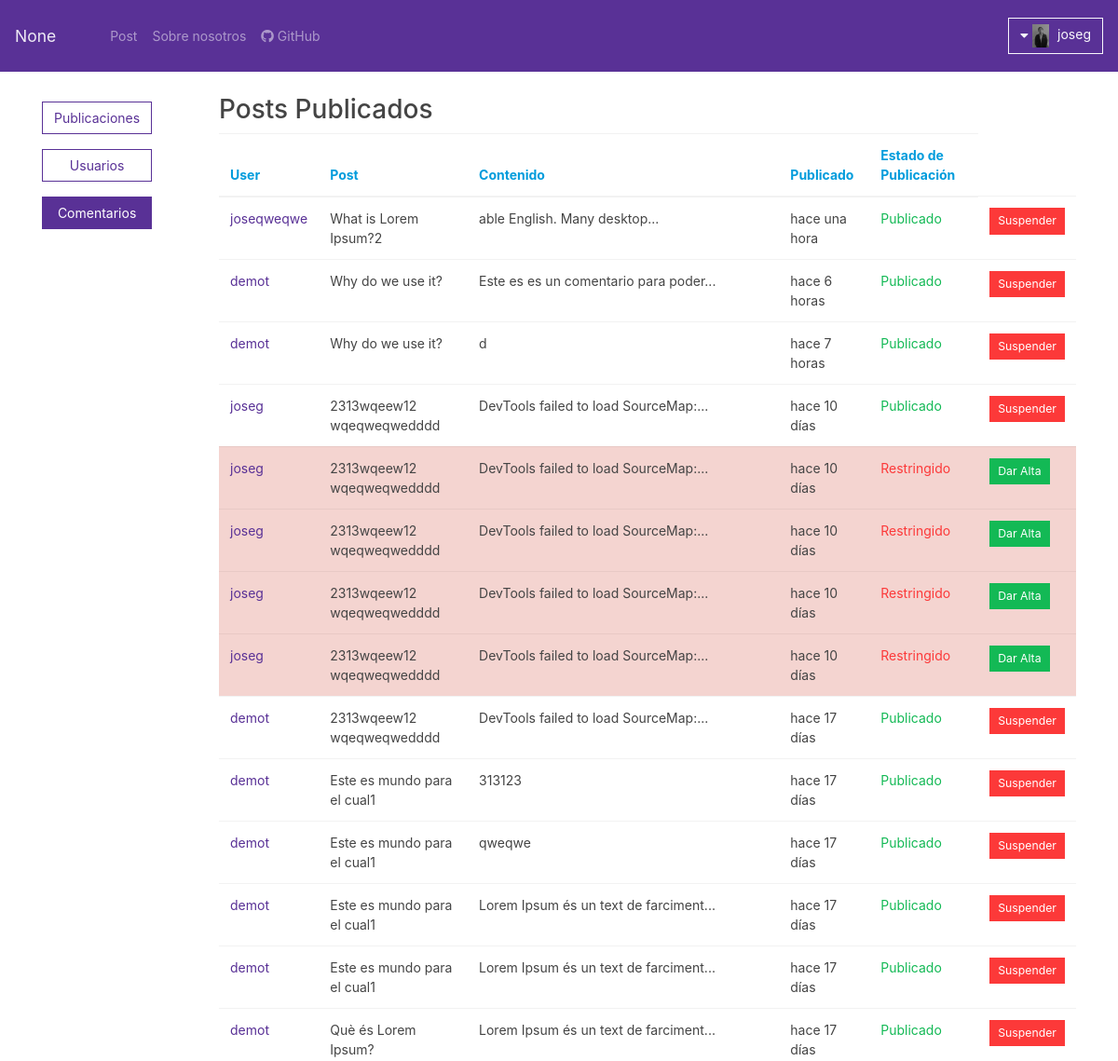
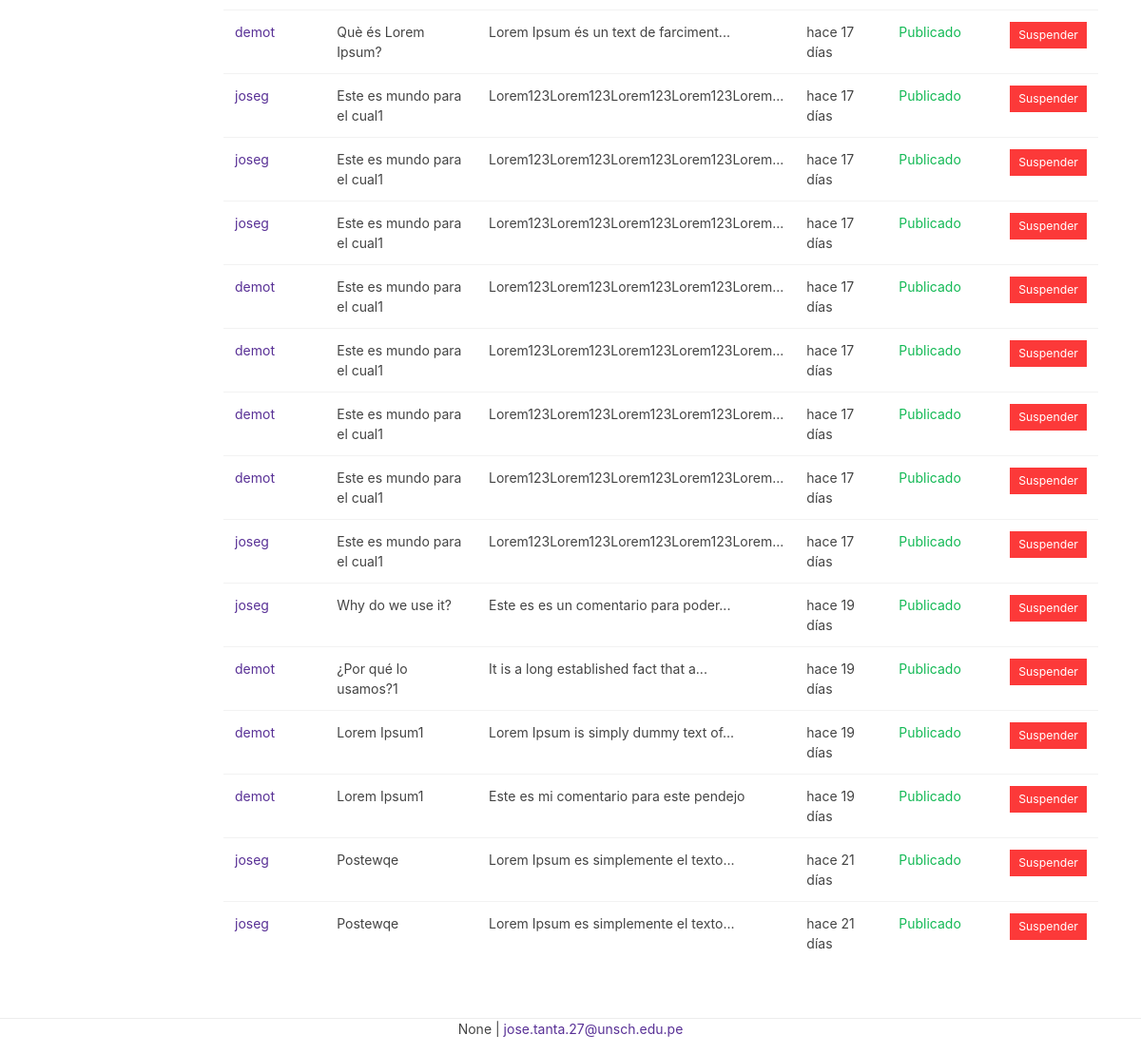
/admin/comments/ (signed in), run on the app's committed database (2 pictures, top to bottom).
### app/models.py (models this page shows, shortened)
class User(UserMixin, db.Model):
    __tablename__ = 'users'
    id = db.Column(db.Integer, primary_key=True, unique=True)
    username = db.Column(db.String(40), nullable=False,
                         unique=True, index=True)
    email = db.Column(db.String(100), nullable=False, unique=True, index=True)
    name = db.Column(db.String(60), nullable=True)
    address = db.Column(db.String(60), nullable=True)
    password_hash = db.Column(db.String(150), nullable=False)
    slug = db.Column(db.String(100), nullable=False, unique=True)
    date_register = db.Column(
        db.DateTime, default=datetime.now, nullable=False)
    status = db.Column(db.Boolean, default=True, index=True)
    upload = db.Column(db.String(200), nullable=True, default='def')
    role_id = db.Column(db.Integer, db.ForeignKey(
        'roles.id'), index=True, nullable=False)
    confirmed = db.Column(db.Boolean, default=False)
    posts = db.relationship('Post', backref='author',
                            lazy=True, cascade='all, delete-orphan')
    comments = db.relationship(
        'Comment', backref='author', lazy=True, cascade='all, delete-orphan')
    followed = db.relationship('Follow',
                               foreign_keys=[Follow.follower_id],
                               backref=db.backref('follower', lazy='joined'),
                               lazy='dynamic',
                               cascade='all, delete-orphan'
                               )
    followers = db.relationship('Follow',
                                foreign_keys=[Follow.followed_id],
                                backref=db.backref('followed', lazy='joined'),
                                lazy='dynamic',
                                cascade='all, delete-orphan'
                                )
    def __setattr__(self, key, value):
        super(User, self).__setattr__(key, value)
        if key == 'username':
            self.slug = self.__generate_slug(self.username)
    def can(self, permissions):
        p = self.role is not None and self.role.has_permission(permissions)
        return p
    @property
    def is_administrator(self):
        return self.can(Permission.ADMINISTER)
    @property
    def upload_path(self):
        return url_for('static', filename='uploads/users/' + self.upload)
    @property
    def password(self):
        raise AttributeError("La contraseña no puede ser leida.")

class Comment(db.Model):
    __tablename__ = 'comments'
    id = db.Column(db.Integer, primary_key=True)
    body = db.Column(db.Text, nullable=False)
    user_id = db.Column(db.Integer, db.ForeignKey('users.id'), index=True)
    post_id = db.Column(db.Integer, db.ForeignKey('posts.id'), index=True)
    publishied = db.Column(db.Boolean, default=True)
    timestamp = db.Column(db.DateTime, default=datetime.utcnow)

class Post(UserMixin, db.Model):
    __tablename__ = 'posts'
    id = db.Column(db.Integer, primary_key=True, unique=True)
    title = db.Column(db.String(120), nullable=False, unique=True)
    content = db.Column(db.Text, nullable=False)
    content_html = db.Column(db.Text, nullable=False)
    slug = db.Column(db.String(100), nullable=False, unique=True, index=True)
    date_register = db.Column(
        db.DateTime, default=datetime.utcnow, nullable=False)
    publishied = db.Column(db.Boolean, default=True, index=True)
    upload = db.Column(db.String(200), nullable=True, default='def')
    url_image = db.Column(db.String(600), nullable=True, default='')
    user_id = db.Column(db.Integer, db.ForeignKey('users.id'), index=True)
    comments = db.relationship(
        'Comment', backref='post', lazy=True, cascade="all, delete-orphan")
    def __setattr__(self, key, value):
        super(Post, self).__setattr__(key, value)
        if key == 'title':
            self.slug = self.__generate_slug(self.title)

### app/admin/views.py (the view)
@admin.route('/comments/', methods=['GET'])
@login_required
@admin_required
def comments():
    comments = Comment.query.order_by(Comment.timestamp.desc())
    return render_template('admin/comments.html', title='Admin | Comments', comments=comments)

### app/helpers.py (called while the page is built)
def isActive(path: str = '') -> str:
    if (request.path == path):
        return "active"
    return ""

    def render(self, format_time: datetime) -> Markup:
        return Markup("<script>\nmoment.locale('es');\ndocument.write(moment(\"%s\").%s);\n</script>" % (self.timestamp.strftime("%Y-%m-%dT%H:%M:%S Z"), format_time))

    def formatNow(self):
        return self.render("fromNow()")

### app/main/__init__.py (called while the page is built)
@main.app_context_processor
def inject_permissions():
    return dict(
        Permission=Permission,
        form_send=forms.SendEmailForm()
    )

### app/main/views.py (called while the page is built)
@main.after_app_request
def after_request(response):
    for query in get_debug_queries():
        if query.duration >= current_app.config['FLASK_SLOW_DB_QUERY_TIME']:
            current_app.logger.warning('Slow query: %s\nParameters: %s\nDuration: %fs\nContext: %s\n' % (
                query.statement, query.parameters, query.duration, query.context))
    return response

### app/models.py (called while the page is built)
@login_manager.user_loader
def load_user(user_id):
    return User.query.get(int(user_id))

    def has_permission(self, permissions):
        return self.permissions & permissions == permissions

### app/users/views.py (called while the page is built)
@users.before_app_request
def before_request():
    if current_user.is_authenticated:
        if not current_user.confirmed \
                and request.endpoint \
                and request.blueprint != 'users' \
                and request.endpoint != 'static':
            return redirect(url_for('users.uncorfirmed'))

### app/templates/admin/comments.html (shortened to what this page needs)
{% extends 'base.html' %}
{% block contenido %}
<div class="row">
  <div class="col-2">{% include 'admin/_btn_group.html' %}</div>
  <div class="col-10">
    <h2>Posts Publicados</h2>
    <table class="table table-responsive table-hover">
      <thead>
        <tr class="text-info">
          <th>User</th>
          <th>Post</th>
          <th>Contenido</th>
          <th>Publicado</th>
          <th>Estado de Publicación</th>
        </tr>
      </thead>
      <tbody>
        {% for comment in comments %}
        <tr id="comment_{{ comment.id}}" class="{%if not comment.publishied%}posted-baned-bg{%endif%}">
          <td><a href="{{ url_for('admin.show_user', user_id=comment.author.id) }}">{{ comment.author.username }}</a>
          </td>
          <td>{{ comment.post.title }}</td>
          <td>{{ comment.body | truncate(40)}}</td>
          <td>{{ momentjs(comment.timestamp).formatNow() }}</td>
          <td class="text-{%if comment.publishied%}success{%else%}danger{%endif%}">
            {%if comment.publishied%}Publicado{% else %}Restringido{% endif %}
          </td>
          <td>
            <button id="ban_comment_{{ comment.id }}"
              class="{%if comment.publishied %}btn-sm btn btn-danger{% else %}btn-sm btn btn-success{% endif %}">
              {%if comment.publishied %}Suspender{% else %}Dar Alta{% endif %}
            </button>
          </td>
        </tr>
        {% endfor %}
      </tbody>
    </table>
  </div>
</div>
{% endblock contenido %}

### app/templates/partials/_nav.html (shortened to what this page needs)
<nav class="navbar navbar-expand-lg navbar-dark bg-primary navbar-sticky">
	<a class="navbar-brand" href="{{ url_for('main.home') }}">{{ APP_NAME }}</a>
	<div class="collapse navbar-collapse" id="basePost">
		<ul class="navbar-nav mr-auto">
			<li class="nav-item {{ isActive(url_for('main.home')) }}">
				<a class="nav-link" href="{{ url_for('main.home') }}"></a>
			</li>
			{% if current_user.is_authenticated %}
			<li class="nav-item {{ isActive(url_for('posts.new')) }}">
				<a href="{{ url_for('posts.new') }}" class="nav-link"><i class="far fa-plus-circle"></i>
					Post</a>
			</li>
			{% endif %}
			<li class="nav-item {{ isActive(url_for('main.about')) }}">
				<a class="nav-link" href="{{ url_for('main.about') }}">Sobre nosotros</a>
			</li>
			<li class="nav-item">
				<a href="{{ GITHUB }}" target="_blank" class="nav-link"><i class="fab fa-github"></i> GitHub</a>
			</li>
		</ul>
		{% if not current_user.is_authenticated %}
		<ul class="navbar-nav mr-0">
			<li class="nav-item {{ isActive(url_for('users.register')) }}">
				<a class="nav-link" href="{{ url_for('users.register') }}"><i class="far fa-user-plus"> </i> Registrarse</i></a>
			</li>
			<li class="nav-item {{ isActive(url_for('users.login')) }}">
				<a class="nav-link" href="{{ url_for('users.login') }}"><i class="fas fa-sign-in-alt"></i> Iniciar Sesión</a>
			</li>
		</ul>
		{% else %}
		<ul class="navbar-nav mr-0">
			<div class="nav-item btn-group dropleft ml-5">
				<button class="btn btn-outline-light" type="button" id="dropdownOptionsAccount" data-toggle="dropdown"
					aria-haspopup="true" aria-expanded="false">
					<i class="fas fa-caret-down"></i>
					{% if current_user.upload_path|length > 3 %}
					<img class="account-img-profile" src="{{ current_user.upload_path }}"
						href="{{ url_for('users.account', slug = current_user.slug)}}">
					{% else %}
					<i class="fas fa-user"></i>
					{% endif %}
					{{ current_user.username }}
				</button>
			</div>
		</ul>
		{% endif %}
	</div>
</nav>

### app/static/css/perfil.css (style rules this page uses)
.account-img-profile { max-height: 25px; max-width: 25px; margin-right: 5px; box-sizing: border-box; }

### app/static/css/post.css (style rules this page uses)
.posted-baned-bg { background: rgba(200, 42, 23, 0.2); }

### data on the page
User: upload_path (picture), username "joseg"
Comment: author.username "joseqweqwe", post "What is Lorem Ipsum?2", body "able English. Many desktop...", publishied "Publicado"
Comment: author.username "demot", post "Why do we use it?", body "Este es es un comentario para poder...", publishied "Publicado"
Comment: author.username "demot", post "Why do we use it?", body "d", publishied "Publicado"
Comment: author.username "joseg", post "2313wqeew12 wqeqweqwedddd", body "DevTools failed to load SourceMap:...", publishied "Publicado"
Comment: author.username "joseg", post "2313wqeew12 wqeqweqwedddd", body "DevTools failed to load SourceMap:...", publishied "Restringido"
Comment: author.username "joseg", post "2313wqeew12 wqeqweqwedddd", body "DevTools failed to load SourceMap:...", publishied "Restringido"
Comment: author.username "joseg", post "2313wqeew12 wqeqweqwedddd", body "DevTools failed to load SourceMap:...", publishied "Restringido"
Comment: author.username "joseg", post "2313wqeew12 wqeqweqwedddd", body "DevTools failed to load SourceMap:...", publishied "Restringido"
Comment: author.username "demot", post "2313wqeew12 wqeqweqwedddd", body "DevTools failed to load SourceMap:...", publishied "Publicado"
Comment: author.username "demot", post "Este es mundo para el cual1", body "313123", publishied "Publicado"
Comment: author.username "demot", post "Este es mundo para el cual1", body "qweqwe", publishied "Publicado"
Comment: author.username "demot", post "Este es mundo para el cual1", body "Lorem Ipsum és un text de farciment...", publishied "Publicado"
Comment: author.username "demot", post "Este es mundo para el cual1", body "Lorem Ipsum és un text de farciment...", publishied "Publicado"
Comment: author.username "demot", post "Què és Lorem Ipsum?", body "Lorem Ipsum és un text de farciment...", publishied "Publicado"
Comment: author.username "demot", post "Què és Lorem Ipsum?", body "Lorem Ipsum és un text de farciment...", publishied "Publicado"
Comment: author.username "joseg", post "Este es mundo para el cual1", body "Lorem123Lorem123Lorem123Lorem123Lorem...", publishied "Publicado"
Comment: author.username "joseg", post "Este es mundo para el cual1", body "Lorem123Lorem123Lorem123Lorem123Lorem...", publishied "Publicado"
Comment: author.username "joseg", post "Este es mundo para el cual1", body "Lorem123Lorem123Lorem123Lorem123Lorem...", publishied "Publicado"
Comment: author.username "demot", post "Este es mundo para el cual1", body "Lorem123Lorem123Lorem123Lorem123Lorem...", publishied "Publicado"
Comment: author.username "demot", post "Este es mundo para el cual1", body "Lorem123Lorem123Lorem123Lorem123Lorem...", publishied "Publicado"
Comment: author.username "demot", post "Este es mundo para el cual1", body "Lorem123Lorem123Lorem123Lorem123Lorem...", publishied "Publicado"
Comment: author.username "demot", post "Este es mundo para el cual1", body "Lorem123Lorem123Lorem123Lorem123Lorem...", publishied "Publicado"
Comment: author.username "joseg", post "Este es mundo para el cual1", body "Lorem123Lorem123Lorem123Lorem123Lorem...", publishied "Publicado"
Comment: author.username "joseg", post "Why do we use it?", body "Este es es un comentario para poder...", publishied "Publicado"
Comment: author.username "demot", post "¿Por qué lo usamos?1", body "It is a long established fact that a...", publishied "Publicado"
Comment: author.username "demot", post "Lorem Ipsum1", body "Lorem Ipsum is simply dummy text of...", publishied "Publicado"
Comment: author.username "demot", post "Lorem Ipsum1", body "Este es mi comentario para este pendejo", publishied "Publicado"
Comment: author.username "joseg", post "Postewqe", body "Lorem Ipsum es simplemente el texto...", publishied "Publicado"
Comment: author.username "joseg", post "Postewqe", body "Lorem Ipsum es simplemente el texto...", publishied "Publicado"

### other printed values
{{ APP_NAME }} "None"
